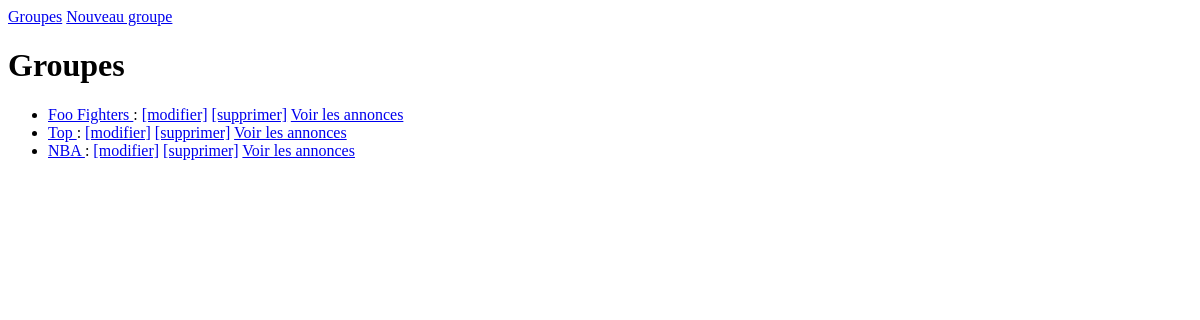
The app's page /bands/, older data.
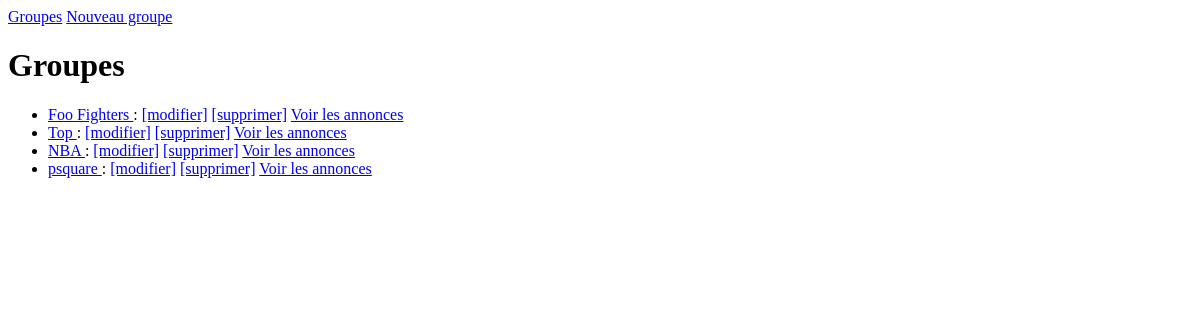
The same page, newer data.
### listings/models.py (models this page shows, shortened)
class Band(models.Model):
    class Genre(models.TextChoices):
        HIP_HOP = 'HH'
        SYNTH_POP = 'SP'
        ALTERNATIVE_ROCK = 'AR'
    name = models.fields.CharField(max_length=100)
    genre = models.fields.CharField(choices=Genre.choices, max_length=5)
    biography = models.fields.CharField(max_length=1000)
    year_formed = models.fields.IntegerField(
    validators=[MinValueValidator(1900), MaxValueValidator(2021)]
    )
    active = models.fields.BooleanField(default=True)
    official_homepage = models.fields.URLField(null=True, blank=True)

### listings/views.py (the view)
# urls.py: path('bands/', views.band_list, name='band-list'),
def band_list(request):
    bands = Band.objects.all()
    return render(request,
    'bands/band_list.html',
    {'bands': bands})

### listings/templates/bands/band_list.html
{% extends 'base.html' %}
{% block content %}
<h1>Groupes</h1>
<ul>
    {% for band in bands %}
    <li><a href="{% url 'band-detail' band.id %}">{{ band.name }}  </a>:
      <a href="{% url 'band-update' band.id %}">[modifier]</a>
      <a href="{% url 'band-delete' band.id %}">[supprimer]</a>
      <a href="{% url 'band-listing' band.id %}">Voir les annonces</a></li>
  {% endfor %}
</ul>
{% endblock %}

Row changes from the older to the newer data that the page shows:
added Band: name "psquare"
